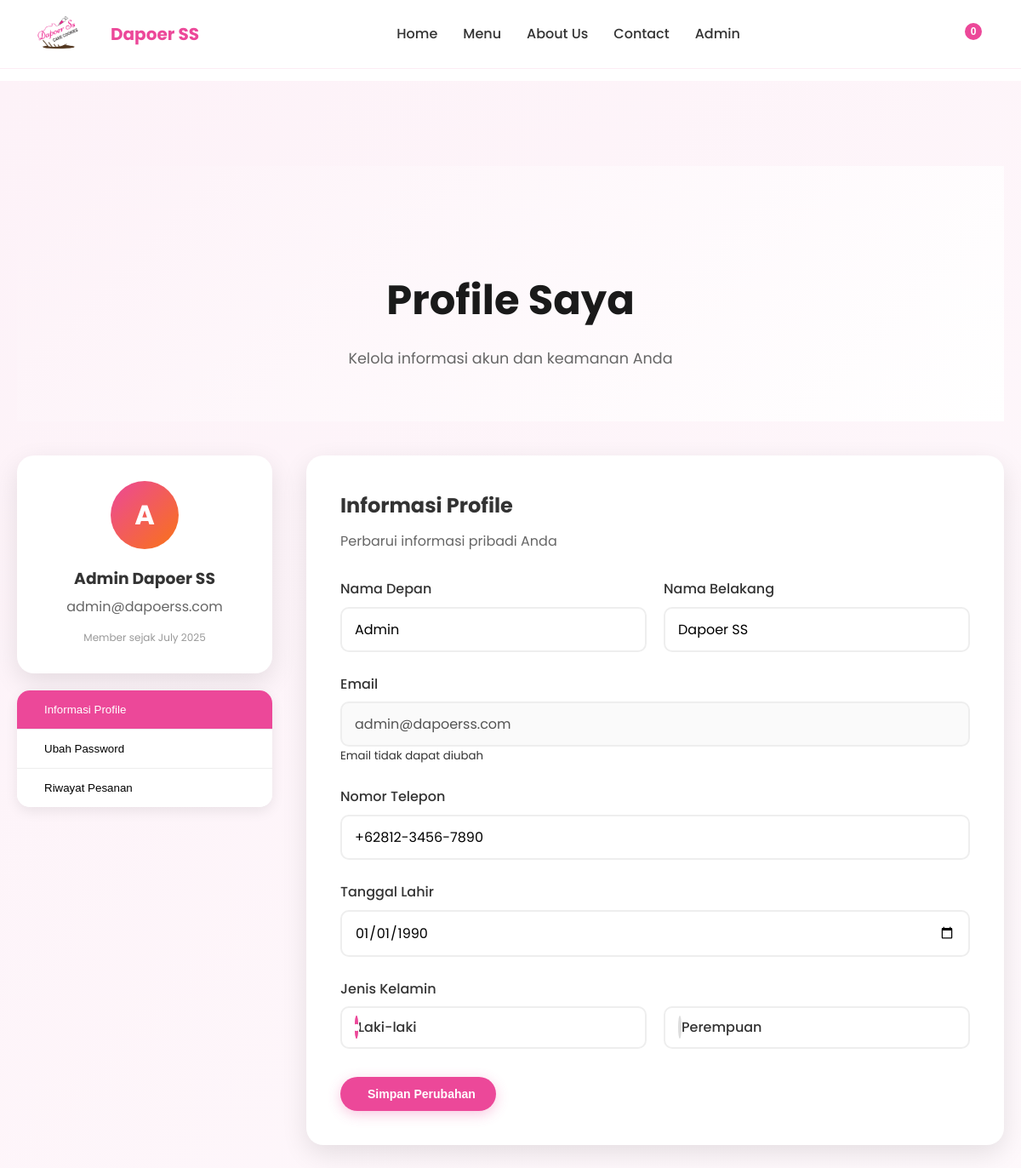
The app's page /profile.php (signed in) with its own data.
### tables this page shows
CREATE TABLE users (
    id INT AUTO_INCREMENT PRIMARY KEY,
    first_name VARCHAR(50) NOT NULL,
    last_name VARCHAR(50) NOT NULL,
    email VARCHAR(100) UNIQUE NOT NULL,
    phone VARCHAR(20),
    password VARCHAR(255) NOT NULL,
    birth_date DATE,
    gender ENUM('male', 'female') NOT NULL,
    role ENUM('customer', 'admin') DEFAULT 'customer',
    created_at TIMESTAMP DEFAULT CURRENT_TIMESTAMP,
    updated_at TIMESTAMP DEFAULT CURRENT_TIMESTAMP ON UPDATE CURRENT_TIMESTAMP
);

### profile.php (the view, shortened to what this page needs)
<?php
$database = new Database();
$db = $database->getConnection();
$query = "SELECT * FROM users WHERE id = ?";
$stmt = $db->prepare($query);
$stmt->execute([$_SESSION['user_id']]);
$user = $stmt->fetch(PDO::FETCH_ASSOC);
include 'includes/header.php';
?>
<section class="profile-section">
    <div class="container">
        <div class="page-header">
            <h1>Profile Saya</h1>
            <p>Kelola informasi akun dan keamanan Anda</p>
        </div>
        <div class="profile-content">
            <div class="profile-sidebar">
                <div class="profile-card">
                    <div class="profile-avatar">
                        <?php echo strtoupper(substr($user['first_name'], 0, 1)); ?>
                    </div>
                    <h3><?php echo htmlspecialchars($user['first_name'] . ' ' . $user['last_name']); ?></h3>
                    <p><?php echo htmlspecialchars($user['email']); ?></p>
                    <span class="member-since">Member sejak <?php echo date('F Y', strtotime($user['created_at'])); ?></span>
                </div>
                <div class="profile-menu">
                    <button class="profile-menu-btn active" data-tab="profile">
                        <i class="ri-user-line"></i> Informasi Profile
                    </button>
                    <button class="profile-menu-btn" data-tab="password">
                        <i class="ri-lock-line"></i> Ubah Password
                    </button>
                    <button class="profile-menu-btn" onclick="window.location.href='orders.php'">
                        <i class="ri-shopping-bag-line"></i> Riwayat Pesanan
                    </button>
                </div>
            </div>
            <div class="profile-main">
                <div class="profile-tab active" id="profile-tab">
                    <div class="tab-header">
                        <h2>Informasi Profile</h2>
                        <p>Perbarui informasi pribadi Anda</p>
                    </div>
                    <form class="profile-form" method="POST">
                        <div class="form-row">
                            <div class="form-group">
                                <label for="firstName">Nama Depan</label>
                                <input type="text" id="firstName" name="firstName" value="<?php echo htmlspecialchars($user['first_name']); ?>" required>
                            </div>
                            <div class="form-group">
                                <label for="lastName">Nama Belakang</label>
                                <input type="text" id="lastName" name="lastName" value="<?php echo htmlspecialchars($user['last_name']); ?>" required>
                            </div>
                        </div>
                        <div class="form-group">
                            <label for="email">Email</label>
                            <input type="email" id="email" value="<?php echo htmlspecialchars($user['email']); ?>" disabled>
                            <small>Email tidak dapat diubah</small>
                        </div>
                        <div class="form-group">
                            <label for="phone">Nomor Telepon</label>
                            <input type="tel" id="phone" name="phone" value="<?php echo htmlspecialchars($user['phone']); ?>">
                        </div>
                        <div class="form-group">
                            <label for="birthDate">Tanggal Lahir</label>
                            <input type="date" id="birthDate" name="birthDate" value="<?php echo $user['birth_date']; ?>">
                        </div>
                        <div class="form-group">
                            <label>Jenis Kelamin</label>
                            <div class="radio-group">
                                <label class="radio-container">
                                    <span class="radio-checkmark"></span>
                                    Laki-laki
                                </label>
                                <label class="radio-container">
                                    <span class="radio-checkmark"></span>
                                    Perempuan
                                </label>
                            </div>
                        </div>
                        <button type="submit" name="update_profile" class="btn btn-primary">
                            <i class="ri-save-line"></i> Simpan Perubahan
                        </button>
                    </form>
                </div>
            </div>
        </div>
    </div>
</section>
<?php include 'includes/footer.php'; ?>

### assets/css/style.css (style rules this page uses)
* { margin: 0; padding: 0; box-sizing: border-box; }
body { font-family: "Poppins", sans-serif; line-height: 1.6; color: #333; overflow-x: hidden; padding-top: 95px; }
.container { max-width: 1200px; margin: 0 auto; padding: 0 20px; }
.btn { display: inline-flex; align-items: center; justify-content: center; padding: 12px 24px; border: none; border-radius: 50px; font-weight: 600; text-decoration: none; cursor: pointer; transition: all 0.3s ease; font-size: 14px; min-width: 120px; gap: 8px; }
.btn-primary { background: linear-gradient(135deg, #ec4899, #ec4899); color: white; box-shadow: 0 4px 15px rgba(236, 72, 153, 0.3); }
.page-header { padding: 120px 0 60px; background: linear-gradient(135deg, #fdf2f8 0%, #fff 100%); text-align: center; }
.page-header h1 { font-size: 3rem; font-weight: 700; margin-bottom: 15px; color: #1a1a1a; }
.page-header p { font-size: 1.1rem; color: #666; max-width: 600px; margin: 0 auto; }
.form-group { display: flex; flex-direction: column; }
.form-group label { font-weight: 500; margin-bottom: 8px; color: #333; }
.form-group input, .form-group select, .form-group textarea { padding: 12px 15px; border: 2px solid #eee; border-radius: 10px; font-size: 16px; transition: border-color 0.3s ease; font-family: inherit; }
.form-row { display: grid; grid-template-columns: 1fr 1fr; gap: 20px; }
.form-group { margin-bottom: 25px; }
.form-group label { display: block; font-weight: 500; margin-bottom: 8px; color: #333; }
.form-group { margin-bottom: 25px; position: relative; overflow: visible; }
.radio-group { display: flex; gap: 20px; }
.radio-container { display: flex; align-items: center; gap: 8px; cursor: pointer; padding: 10px 15px; border: 2px solid #eee; border-radius: 10px; transition: all 0.3s ease; flex: 1; justify-content: center; }
.radio-checkmark { width: 20px; height: 20px; border: 2px solid #ddd; border-radius: 50%; position: relative; transition: all 0.3s ease; }
.radio-container input[type="radio"]:checked + .radio-checkmark { border-color: #ec4899; background: #ec4899; }
.radio-container input[type="radio"]:checked + .radio-checkmark::after { content: ""; position: absolute; top: 50%; left: 50%; transform: translate(-50%, -50%); width: 8px; height: 8px; background: white; border-radius: 50%; }

### records on screen
users: first_name "A", first_name+last_name "Admin Dapoer SS", email "admin@dapoerss.com", created_at "July 2025", firstName "Admin", lastName "Dapoer SS", phone "+62812-3456-7890", birthDate "01/01/1990"

### other values on screen
$cart_count "0"
